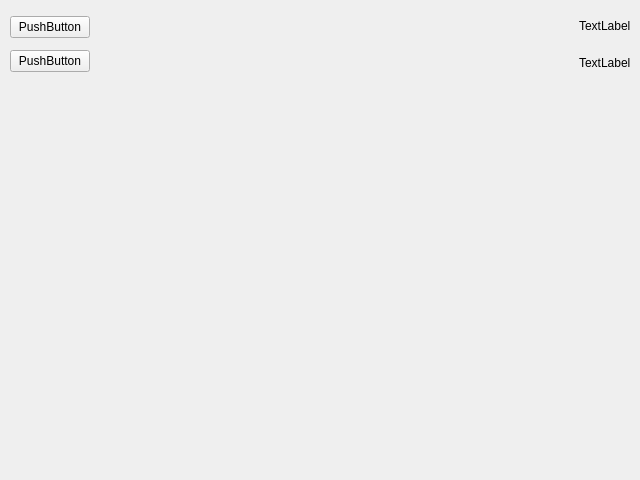
<?xml version="1.0" encoding="UTF-8"?>
<ui version="4.0">
 <class>Form</class>
 <widget class="QWidget" name="Form">
  <property name="geometry">
   <rect>
    <x>0</x>
    <y>0</y>
    <width>640</width>
    <height>480</height>
   </rect>
  </property>
  <property name="windowTitle">
   <string>Form</string>
  </property>
  <widget class="QWidget" name="">
   <property name="geometry">
    <rect>
     <x>10</x>
     <y>10</y>
     <width>621</width>
     <height>68</height>
    </rect>
   </property>
   <layout class="QHBoxLayout" name="horizontalLayout">
    <item>
     <layout class="QVBoxLayout" name="verticalLayout">
      <item>
       <widget class="QPushButton" name="pushButton">
        <property name="text">
         <string>PushButton</string>
        </property>
       </widget>
      </item>
      <item>
       <widget class="QPushButton" name="pushButton_2">
        <property name="text">
         <string>PushButton</string>
        </property>
       </widget>
      </item>
     </layout>
    </item>
    <item>
     <spacer name="horizontalSpacer">
      <property name="orientation">
       <enum>Qt::Horizontal</enum>
      </property>
      <property name="sizeHint" stdset="0">
       <size>
        <width>40</width>
        <height>20</height>
       </size>
      </property>
     </spacer>
    </item>
    <item>
     <layout class="QVBoxLayout" name="verticalLayout_2">
      <item>
       <widget class="QLabel" name="label">
        <property name="text">
         <string>TextLabel</string>
        </property>
       </widget>
      </item>
      <item>
       <widget class="QLabel" name="label_2">
        <property name="text">
         <string>TextLabel</string>
        </property>
       </widget>
      </item>
     </layout>
    </item>
   </layout>
  </widget>
 </widget>
 <resources/>
 <connections/>
</ui>
